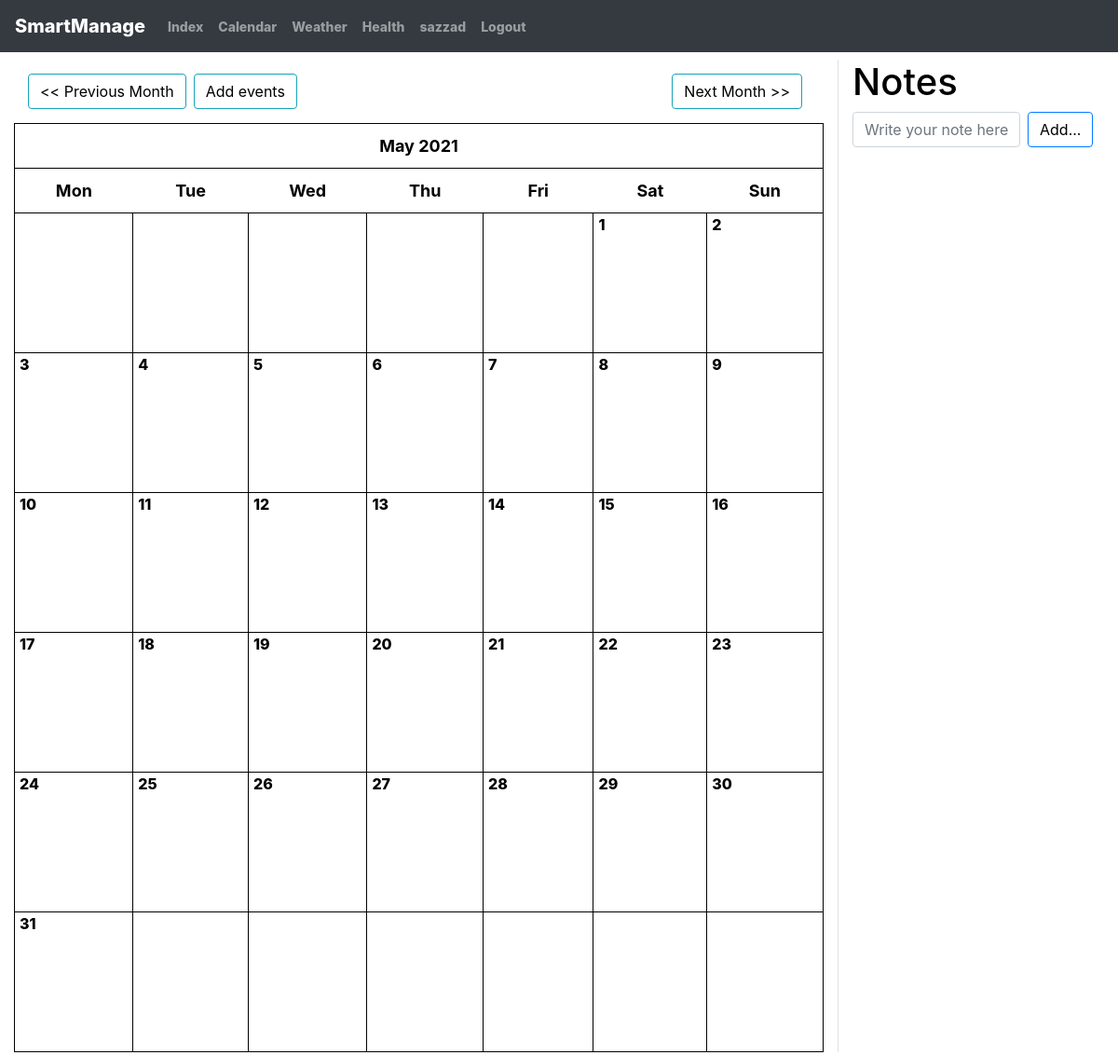
/calendar/ (signed in), run on an earlier commit of the app's database.
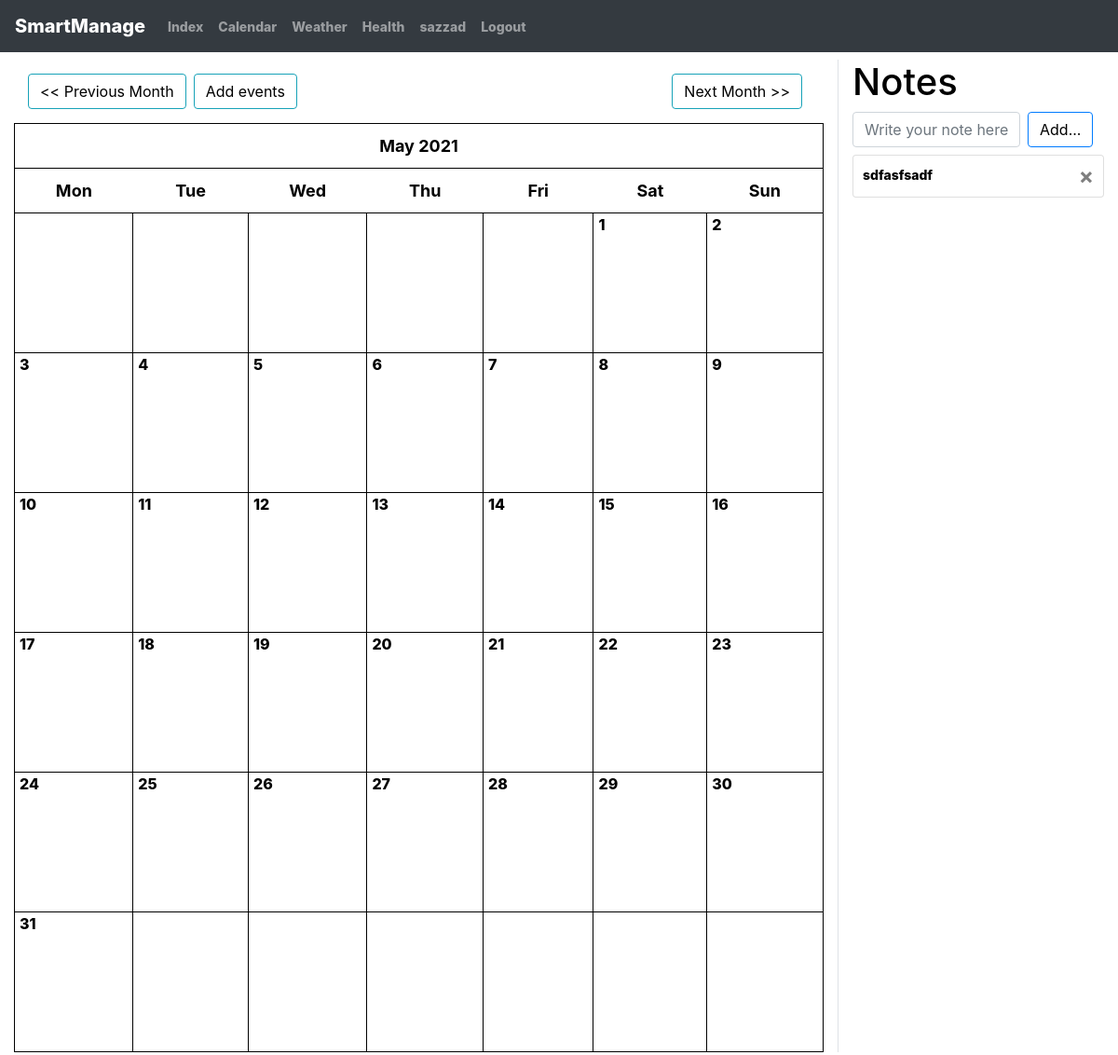
And on a later commit of the database.
### manCal/models.py (models this page shows, shortened)
class Notes(models.Model):
    user = models.ForeignKey(settings.AUTH_USER_MODEL, on_delete=models.CASCADE)
    note = models.TextField()
    complited = models.BooleanField(default=False)
    """ defining elements order """
    class Meta:
        ordering = ['complited', 'id']

### manCal/views.py (the view)
# urls.py: path('calendar/', views.CalendarView.as_view(), name='calendar'),
class CalendarView(LoginRequiredMixin, generic.ListView):
    model = Event
    template_name = 'calendar.html'
    def get_context_data(self, **kwargs):
        context = super().get_context_data(**kwargs)
        d = get_date(self.request.GET.get('month', None))
        user = CustomUser.objects.get(username= self.request.user)
        cal = Calendar(d.year, d.month, user)
        html_cal = cal.formatmonth(withyear=True)
        notes = Notes.objects.filter(user=user)
        context['calendar'] = mark_safe(html_cal)
        context['prev_month'] = prev_month(d)
        context['next_month'] = next_month(d)
        context['notes'] = notes
        context['user']= user
        return context

### manCal/utils.py (called while the page is built)
	def formatday(self, day, events, year , month, user):
		events_per_day = events.filter(start_time__day=day)
		eventsAll = Event.objects.filter(user=user)
		d = ''
		if day != 0:
			dt_start = datetime.datetime(year, month, day)
			tm_start = datetime.time(23, 59)
			combined_start = dt_start.combine(dt_start, tm_start)
			dt_end = datetime.datetime(year, month, day)
			tm_end = datetime.time(00, 1)
			combined_end = dt_end.combine(dt_end, tm_end)
			for event in eventsAll:
				if event.start_time <= combined_start and event.end_time >= combined_end:
					d += f'<li> {event.get_html_url} </li>'
			return f"<td><span class='date'>{day}</span><ul> {d} </ul></td>"
		return '<td></td>'

	def formatweek(self, theweek, events, year, month, user):
		week = ''
		for d, weekday in theweek:
			week += self.formatday(d, events, year, month, user)
		return f'<tr> {week} </tr>'

### manCal/views.py (called while the page is built)
def get_date(req_day):
    if req_day:
        year, month = (int(x) for x in req_day.split('-'))
        return date(year, month, day=1)
    return datetime.today()

### manCal/templates/calendar.html (shortened to what this page needs)
{% extends 'base.html' %}
{% block content %}
    <div class="conteiner_cal mt-2">
        <div class="notes-conteiner float-right col-lg-3 col-md-12 ">
            <h1> Notes </h1>
            <form class="form-inline" id="createNoteForm" method="POST" data-url= {% url 'manCal:add_note' %}>
                    <input type="text" class="form-control mb-2 mr-sm-2 col-10 col-lg-8" id="note" placeholder="Write your note here" name = "note" required>
                <button type="button" id="createNoteButton" class="btn btn-primary mb-2">Add...</button>
            <div id="noteList">
            {% for note in notes %}
                <div class= "card mb-1" id="noteCard" data-id="{{note.id}}" style="{% if note.complited%} text-decoration: line-through {%endif%}">
                    <div class="card-body">
                        <p>{{note.note}}</p>
                        <button type="button" class="close float-right" data-id="{{note.id}}">
                            <span aria-hidden="true">&times;</span>
                        </button>
                    </div>
                </div>
            {% endfor %}
            </div>
        </div>
        <div class="calendar-content float-left col-md-12 col-lg-9 border-right">
            <div class="clearfix">
                <a class="btn btn-info right mr-2" href="{% url 'manCal:calendar' %}?{{ next_month }} "> Next Month >> </a>
                <a class="btn btn-info text-center mr-2" href="{% url 'manCal:event_new' %}"> Add events </a>
                <a class="btn btn-info left mr-2" href="{% url 'manCal:calendar' %}?{{ prev_month }}"> << Previous Month </a>
            </div>
            <div style="color: blueviolet;">
                {{ calendar }}
            </div>
        </div>
    </div>
{% endblock %}

What changed in the data, as far as the page shows it:
added Notes: note "sdfasfsadf"
